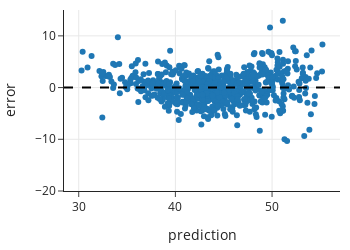

Notebook cell for this chart:
### Markdown cell above
The SD of the residuals have been reduced by another 30%. Adding a second variable to the model seems worth the extra complexity. 

Let's again visually examine the residuals. We use the same scale on the $y$-axis to make it easier to compare this residual plot with the plot for the one-variable model:

### Code cell
fig = px.scatter(x=prediction_ct_sm, y=error_ct_sm,
           labels=dict(x='prediction', y='error'),
           width=350, height=250)

fig.add_hline(0, line_width=2, line_dash='dash', opacity=1)
fig.update_yaxes(range=[-20, 15])

fig.show()

### Figure 1 — Plotly figure (JSON) as saved in the notebook; plotly's stock layout.template omitted (floating-point values rounded to 4 significant figures; data arrays with more than 128 entries replaced by an {"elided": "..."} marker saying what was removed)
{"data": [{"hovertemplate": "prediction=%{x}<br>error=%{y}<extra></extra>", "legendgroup": "", "marker": {"color": "#1F77B4", "symbol": "circle"}, "mode": "markers", "name": "", "orientation": "v", "showlegend": false, "type": "scatter", "x": {"elided": "705 float values"}, "xaxis": "x", "y": {"elided": "705 float values"}, "yaxis": "y"}], "layout": {"height": 250, "legend": {"tracegroupgap": 0}, "shapes": [{"line": {"dash": "dash", "width": 2}, "opacity": 1, "type": "line", "x0": 0, "x1": 1, "xref": "x domain", "y0": 0, "y1": 0, "yref": "y"}], "width": 350, "xaxis": {"anchor": "y", "autorange": true, "domain": [0, 1], "range": [28.48, 57.03], "title": {"text": "prediction"}, "type": "linear"}, "yaxis": {"anchor": "x", "domain": [0, 1], "range": [-20, 15], "title": {"text": "error"}, "type": "linear"}}}
